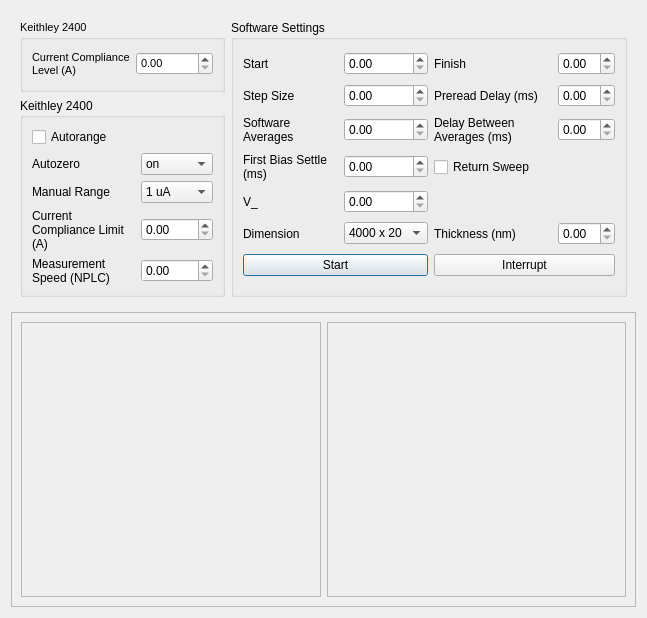
<?xml version="1.0" encoding="UTF-8"?>
<ui version="4.0">
 <class>Dialog</class>
 <widget class="QDialog" name="Dialog">
  <property name="geometry">
   <rect>
    <x>0</x>
    <y>0</y>
    <width>647</width>
    <height>618</height>
   </rect>
  </property>
  <property name="windowTitle">
   <string>Dialog</string>
  </property>
  <layout class="QVBoxLayout" name="verticalLayout">
   <item>
    <widget class="QFrame" name="frame">
     <layout class="QGridLayout" name="gridLayout_3">
      <item row="1" column="0">
       <widget class="QGroupBox" name="sweep_groupBox">
        <property name="title">
         <string>Keithley 2400</string>
        </property>
        <layout class="QGridLayout" name="gridLayout">
         <item row="0" column="0">
          <widget class="QCheckBox" name="autorange_sweep_checkBox">
           <property name="text">
            <string>Autorange</string>
           </property>
           <property name="checked">
            <bool>false</bool>
           </property>
          </widget>
         </item>
         <item row="2" column="0">
          <widget class="QLabel" name="label_3">
           <property name="text">
            <string>Manual Range</string>
           </property>
           <property name="wordWrap">
            <bool>true</bool>
           </property>
          </widget>
         </item>
         <item row="2" column="1">
          <widget class="QComboBox" name="manual_range_sweep_comboBox">
           <item>
            <property name="text">
             <string>1 uA</string>
            </property>
           </item>
           <item>
            <property name="text">
             <string>10 uA</string>
            </property>
           </item>
           <item>
            <property name="text">
             <string>100 uA</string>
            </property>
           </item>
           <item>
            <property name="text">
             <string>1 mA</string>
            </property>
           </item>
           <item>
            <property name="text">
             <string>10 mA</string>
            </property>
           </item>
           <item>
            <property name="text">
             <string>100 mA</string>
            </property>
           </item>
           <item>
            <property name="text">
             <string>1 A</string>
            </property>
           </item>
          </widget>
         </item>
         <item row="3" column="1">
          <widget class="QDoubleSpinBox" name="current_compliance_sweep_doubleSpinBox"/>
         </item>
         <item row="1" column="1">
          <widget class="QComboBox" name="autozero_sweep_comboBox">
           <item>
            <property name="text">
             <string>on</string>
            </property>
           </item>
           <item>
            <property name="text">
             <string>off</string>
            </property>
           </item>
           <item>
            <property name="text">
             <string>once</string>
            </property>
           </item>
          </widget>
         </item>
         <item row="4" column="1">
          <widget class="QDoubleSpinBox" name="nplc_sweep_doubleSpinBox"/>
         </item>
         <item row="4" column="0">
          <widget class="QLabel" name="label_5">
           <property name="text">
            <string>Measurement Speed (NPLC)</string>
           </property>
           <property name="wordWrap">
            <bool>true</bool>
           </property>
          </widget>
         </item>
         <item row="1" column="0">
          <widget class="QLabel" name="label_9">
           <property name="text">
            <string>Autozero</string>
           </property>
          </widget>
         </item>
         <item row="3" column="0">
          <widget class="QLabel" name="label_4">
           <property name="text">
            <string>Current Compliance Limit (A)</string>
           </property>
           <property name="wordWrap">
            <bool>true</bool>
           </property>
          </widget>
         </item>
        </layout>
       </widget>
      </item>
      <item row="0" column="0">
       <widget class="QGroupBox" name="constant_groupBox">
        <property name="font">
         <font>
          <pointsize>8</pointsize>
         </font>
        </property>
        <property name="title">
         <string>Keithley 2400</string>
        </property>
        <layout class="QHBoxLayout" name="horizontalLayout">
         <item>
          <widget class="QLabel" name="label">
           <property name="text">
            <string>Current Compliance Level (A)</string>
           </property>
           <property name="wordWrap">
            <bool>true</bool>
           </property>
          </widget>
         </item>
         <item>
          <widget class="QDoubleSpinBox" name="current_compliance_constant_doubleSpinBox"/>
         </item>
        </layout>
       </widget>
      </item>
      <item row="0" column="1" rowspan="2">
       <widget class="QGroupBox" name="groupBox_3">
        <property name="title">
         <string>Software Settings</string>
        </property>
        <layout class="QGridLayout" name="gridLayout_2">
         <item row="2" column="1">
          <widget class="QDoubleSpinBox" name="v_sweep_step_size_doubleSpinBox"/>
         </item>
         <item row="5" column="2">
          <widget class="QCheckBox" name="return_sweep_checkBox">
           <property name="text">
            <string>Return Sweep</string>
           </property>
          </widget>
         </item>
         <item row="8" column="0" colspan="2">
          <widget class="QPushButton" name="start_pushButton">
           <property name="text">
            <string>Start</string>
           </property>
          </widget>
         </item>
         <item row="4" column="3">
          <widget class="QDoubleSpinBox" name="delay_between_averages_doubleSpinBox"/>
         </item>
         <item row="0" column="1">
          <widget class="QDoubleSpinBox" name="v_sweep_start_doubleSpinBox"/>
         </item>
         <item row="5" column="1">
          <widget class="QDoubleSpinBox" name="first_bias_settle_doubleSpinBox"/>
         </item>
         <item row="5" column="0">
          <widget class="QLabel" name="label_14">
           <property name="text">
            <string>First Bias Settle (ms)</string>
           </property>
           <property name="wordWrap">
            <bool>true</bool>
           </property>
          </widget>
         </item>
         <item row="2" column="2">
          <widget class="QLabel" name="label_10">
           <property name="text">
            <string>Preread Delay (ms)</string>
           </property>
           <property name="wordWrap">
            <bool>true</bool>
           </property>
          </widget>
         </item>
         <item row="0" column="0">
          <widget class="QLabel" name="v_sweep_start_label">
           <property name="text">
            <string>Start</string>
           </property>
           <property name="wordWrap">
            <bool>true</bool>
           </property>
          </widget>
         </item>
         <item row="8" column="2" colspan="2">
          <widget class="QPushButton" name="interrupt_pushButton">
           <property name="text">
            <string>Interrupt</string>
           </property>
          </widget>
         </item>
         <item row="0" column="2">
          <widget class="QLabel" name="v_sweep_finish_label">
           <property name="text">
            <string>Finish</string>
           </property>
           <property name="wordWrap">
            <bool>true</bool>
           </property>
          </widget>
         </item>
         <item row="2" column="3">
          <widget class="QDoubleSpinBox" name="preread_delay_doubleSpinBox"/>
         </item>
         <item row="4" column="2">
          <widget class="QLabel" name="label_12">
           <property name="text">
            <string>Delay Between Averages (ms)</string>
           </property>
           <property name="wordWrap">
            <bool>true</bool>
           </property>
          </widget>
         </item>
         <item row="7" column="1">
          <widget class="QComboBox" name="dimension_comboBox">
           <item>
            <property name="text">
             <string>4000 x 20</string>
            </property>
           </item>
           <item>
            <property name="text">
             <string>2000 x 20</string>
            </property>
           </item>
           <item>
            <property name="text">
             <string>1000 x 20</string>
            </property>
           </item>
           <item>
            <property name="text">
             <string>800 x 20</string>
            </property>
           </item>
           <item>
            <property name="text">
             <string>400 x 20</string>
            </property>
           </item>
           <item>
            <property name="text">
             <string>200 x 20</string>
            </property>
           </item>
           <item>
            <property name="text">
             <string>100 x 20</string>
            </property>
           </item>
          </widget>
         </item>
         <item row="0" column="3">
          <widget class="QDoubleSpinBox" name="v_sweep_finish_doubleSpinBox"/>
         </item>
         <item row="7" column="0">
          <widget class="QLabel" name="label_15">
           <property name="text">
            <string>Dimension</string>
           </property>
          </widget>
         </item>
         <item row="4" column="0">
          <widget class="QLabel" name="label_11">
           <property name="text">
            <string>Software Averages</string>
           </property>
           <property name="wordWrap">
            <bool>true</bool>
           </property>
          </widget>
         </item>
         <item row="2" column="0">
          <widget class="QLabel" name="v_sweep_step_size_label">
           <property name="text">
            <string>Step Size</string>
           </property>
           <property name="wordWrap">
            <bool>true</bool>
           </property>
          </widget>
         </item>
         <item row="4" column="1">
          <widget class="QDoubleSpinBox" name="software_averages_doubleSpinBox"/>
         </item>
         <item row="6" column="0">
          <widget class="QLabel" name="v_constant_label">
           <property name="text">
            <string>V_</string>
           </property>
          </widget>
         </item>
         <item row="6" column="1">
          <widget class="QDoubleSpinBox" name="v_constant_doubleSpinBox"/>
         </item>
         <item row="7" column="2">
          <widget class="QLabel" name="label_6">
           <property name="text">
            <string>Thickness (nm)</string>
           </property>
          </widget>
         </item>
         <item row="7" column="3">
          <widget class="QDoubleSpinBox" name="thickness_doubleSpinBox"/>
         </item>
        </layout>
       </widget>
      </item>
     </layout>
    </widget>
   </item>
   <item>
    <widget class="QFrame" name="frame_2">
     <property name="frameShape">
      <enum>QFrame::StyledPanel</enum>
     </property>
     <property name="frameShadow">
      <enum>QFrame::Raised</enum>
     </property>
     <layout class="QHBoxLayout" name="horizontalLayout_2">
      <item>
       <widget class="QFrame" name="g_graph_container">
        <property name="frameShape">
         <enum>QFrame::StyledPanel</enum>
        </property>
        <property name="frameShadow">
         <enum>QFrame::Raised</enum>
        </property>
        <layout class="QGridLayout" name="gridLayout_4"/>
       </widget>
      </item>
      <item>
       <widget class="QFrame" name="ds_graph_container">
        <property name="frameShape">
         <enum>QFrame::StyledPanel</enum>
        </property>
        <property name="frameShadow">
         <enum>QFrame::Raised</enum>
        </property>
        <layout class="QGridLayout" name="gridLayout_5"/>
       </widget>
      </item>
     </layout>
    </widget>
   </item>
  </layout>
 </widget>
 <tabstops>
  <tabstop>current_compliance_constant_doubleSpinBox</tabstop>
  <tabstop>autorange_sweep_checkBox</tabstop>
  <tabstop>autozero_sweep_comboBox</tabstop>
  <tabstop>manual_range_sweep_comboBox</tabstop>
  <tabstop>current_compliance_sweep_doubleSpinBox</tabstop>
  <tabstop>nplc_sweep_doubleSpinBox</tabstop>
  <tabstop>v_sweep_start_doubleSpinBox</tabstop>
  <tabstop>v_sweep_finish_doubleSpinBox</tabstop>
  <tabstop>v_sweep_step_size_doubleSpinBox</tabstop>
  <tabstop>preread_delay_doubleSpinBox</tabstop>
  <tabstop>software_averages_doubleSpinBox</tabstop>
  <tabstop>delay_between_averages_doubleSpinBox</tabstop>
  <tabstop>first_bias_settle_doubleSpinBox</tabstop>
  <tabstop>return_sweep_checkBox</tabstop>
  <tabstop>v_constant_doubleSpinBox</tabstop>
  <tabstop>dimension_comboBox</tabstop>
  <tabstop>thickness_doubleSpinBox</tabstop>
  <tabstop>start_pushButton</tabstop>
  <tabstop>interrupt_pushButton</tabstop>
 </tabstops>
 <resources/>
 <connections/>
</ui>
